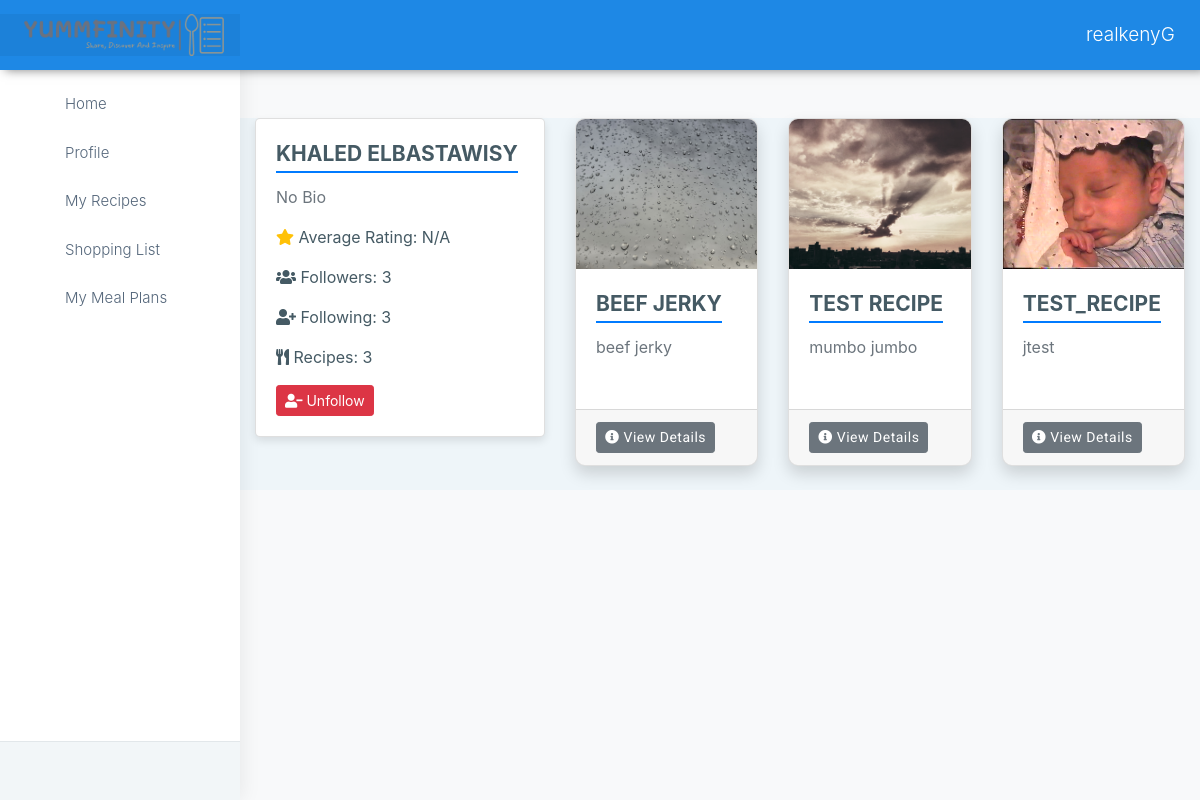
The app's page /user_profile/Khaled Elbastawisy (signed in), older data.
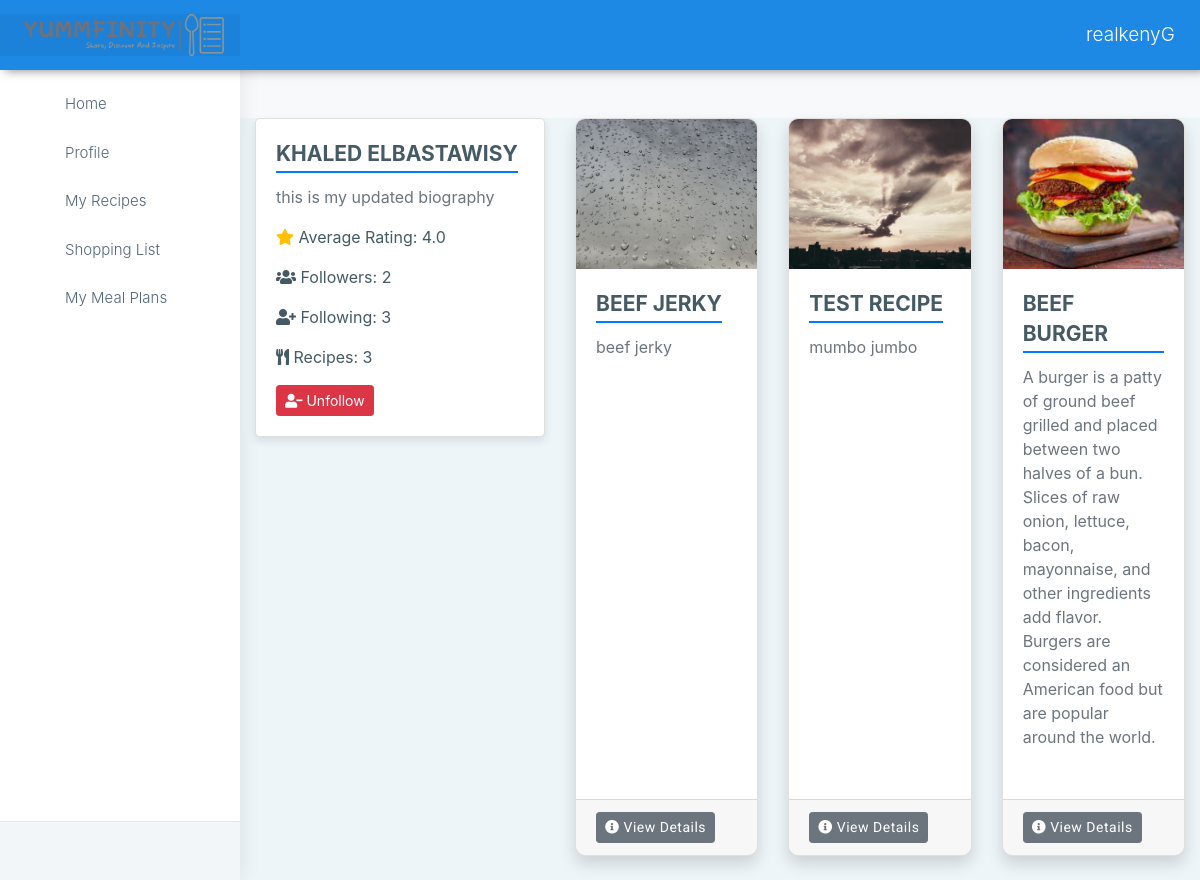
The same page, newer data.
### apps/authentication/models.py (models this page shows, shortened)
class UserProfile(db.Model):
    id = db.Column(db.Integer, primary_key=True)
    biography = db.Column(db.Text)
    favorite_recipes_str = db.Column(db.String, nullable=True)
    @property
    def favorite_recipes(self):
        if self.favorite_recipes_str:
            return [int(recipe_id) for recipe_id in self.favorite_recipes_str.split(',')]
        return []

class Recipe(db.Model):
    id = db.Column(db.Integer, primary_key=True)
    cuisine = db.Column(db.String(64))
    name = db.Column(db.String(64))
    description = db.Column(db.Text, nullable=False)
    user_id = db.Column(db.Integer, db.ForeignKey('user.id'), nullable=False)
    cooking_time = db.Column(db.Integer, nullable=False)
    cuisine = db.Column(db.String(64), nullable=False)
    image = db.Column(db.String(255), nullable=True)
    ingredients = db.relationship('Ingredient', backref='recipe', lazy=True, cascade='all, delete-orphan')
    instructions = db.relationship('Instruction', backref='recipe', lazy=True, cascade='all, delete-orphan')
    ratings = db.relationship('Rating', backref='recipe', lazy=True, cascade='all, delete-orphan')
    comments = db.relationship('Comment', backref='recipe', lazy=True, cascade='all, delete-orphan')
    activities = db.relationship('UserActivity', back_populates='recipe', lazy=True, cascade='all, delete-orphan')

### apps/home/routes.py (the view)
@blueprint.route('/user_profile/<string:username>')
@login_required
def user_profile(username):
    user = User.query.filter_by(username=username).first()
    print(user.id)
    user_id = user.id
    profile = UserProfile.query.filter_by(user_id=user_id).first()
    num_followers = Follow.query.filter_by(followed_id=user_id).count()
    num_following = Follow.query.filter_by(follower_id=user_id).count()
    user_recipes = Recipe.query.filter_by(user_id=user_id).all()
    recipes_count = Recipe.query.filter_by(user_id=user_id).count()
    isFollowing = Follow.query.filter_by(follower_id=current_user.id, followed_id=user_id).first()
    recipes_ids = [recipe.id for recipe in Recipe.query.filter_by(user_id=user_id).all()]
    ratings = Rating.query.filter(Rating.recipe_id.in_(recipes_ids)).all()
    avg_rating = None if not ratings else sum(rate.rating for rate in ratings) / len(ratings)
    return render_template('home/user_profile.html', profile=profile, user=user, num_followers = num_followers, num_following = num_following,
                            user_recipes=user_recipes, isFollowing=isFollowing, average_rating=avg_rating, recipes_count=recipes_count)

### apps/__init__.py (called while the page is built)
def configure_database(app):
    @app.before_first_request
    def initialize_database():
        db.create_all()
    @app.teardown_request
    def shutdown_session(exception=None):
        db.session.remove()

### apps/authentication/models.py (called while the page is built)
@login_manager.user_loader
def user_loader(id):
    return User.query.filter_by(id=id).first()

### apps/templates/home/user_profile.html (shortened to what this page needs)
{% extends '/layouts/base.html' %}
{% block content %}
<head>
    <link rel="stylesheet" href="https://maxcdn.bootstrapcdn.com/bootstrap/4.5.2/css/bootstrap.min.css">
    <link rel="stylesheet" href="{{ url_for('static', filename='assets/css/custom.css') }}" />
    <link rel="stylesheet" href="https://cdnjs.cloudflare.com/ajax/libs/font-awesome/5.15.4/css/all.min.css">
</head>
<body class="profile-body">
    <div class="container mt-5">
        <div class="row">
            <div class="col-md-4">
                <div class="card profile-card">
                    <div class="card-body">
                        <h3 class="card-title font-weight-bold">{{ user.username }}</h3>
                        <p class="card-text text-muted">{{ profile.biography if profile.biography else 'No Bio' }}</p>
                        <p class="card-text"><i class="fas fa-star text-warning"></i> Average Rating: {{ average_rating if average_rating else 'N/A' }}</p>
                        <p class="card-text"><i class="fas fa-users"></i> Followers: {{ num_followers }}</p>
                        <p class="card-text"><i class="fas fa-user-plus"></i> Following: {{ num_following }}</p>
                        <p class="card-text"><i class="fas fa-utensils"></i> Recipes: {{ recipes_count }}</p>
                        {%if isFollowing %}
                        <form action="/unfollow_author" method="POST" style="display: inline;">
                            <button type="submit" class="btn btn-danger btn-sm"><i class="fas fa-user-minus"></i> Unfollow</button>
                        </form>
                        {% else %}
                        <form action="/follow_author" method="POST" style="display: inline;">
                            <input type="hidden" name="author_id" value="{{ user.id }}">
                            <button type="submit" class="btn btn-primary btn-sm"><i class="fas fa-user-plus"></i> Follow</button>
                        </form>
                        {% endif %}
                    </div>
                </div>
            </div>
            <div class="col-lg-8">
                <div class="row">
                    {% for recipe in user_recipes %}
                        <div class="col-lg-4 col-md-6 col-sm-6 mb-4">
                            <div class="card h-100 recipe-card">
                                <img src="{{ url_for('static', filename='/assets/images/' + recipe.image) }}" class="card-img-top recipe-card-img" alt="{{ recipe.name }}">
                                <div class="card-body">
                                    <h5 class="card-title font-weight-bold">{{ recipe.name }}</h5>
                                    <p class="card-text text-muted">{{ recipe.description }}</p>
                                </div>
                                <div class="card-footer">
                                    <a href="{{ url_for('home_blueprint.recipe_details', recipe_id=recipe.id) }}" class="btn btn-secondary btn-sm view-details-btn"><i class="fas fa-info-circle"></i> View Details</a>
                                </div>
                            </div>
                        </div>
                    {% endfor %}
                </div>
            </div>
        </div>
    </div>
</body>
{% endblock %}

Row changes from the older to the newer data that the page shows:
removed Recipe: image (picture), name "TEST_RECIPE", description "jtest"
changed UserProfile: biography "No Bio" → "this is my updated biography"
added Recipe: image (picture), name "BEEF BURGER", description "A burger is a patty of ground beef grilled and placed between two halves of a bun. Slices of raw onion, lettuce, bacon, mayonnaise, and other ingredients add flavor. Burgers are considered an American food but are popular around the world."
Text that changed along with them:
{{ average_rating if average_rating else 'N/A' }}: "N/A" → "4.0"
{{ num_followers }}: "3" → "2"
